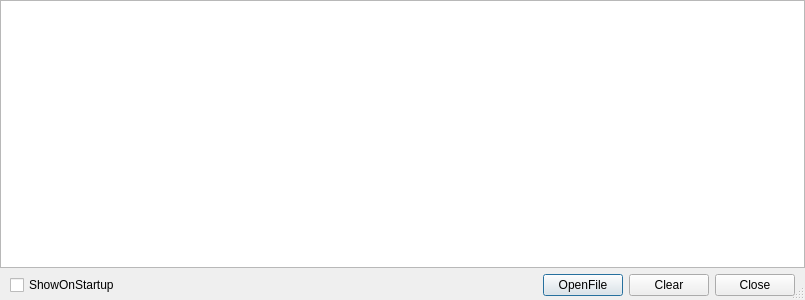
<?xml version="1.0" encoding="UTF-8"?>
<ui version="4.0">
 <class>OBSLogViewer</class>
 <widget class="QDialog" name="OBSLogViewer">
  <property name="geometry">
   <rect>
    <x>0</x>
    <y>0</y>
    <width>805</width>
    <height>300</height>
   </rect>
  </property>
  <property name="windowTitle">
   <string>LogViewer</string>
  </property>
  <property name="sizeGripEnabled">
   <bool>true</bool>
  </property>
  <layout class="QVBoxLayout" name="verticalLayout">
   <property name="leftMargin">
    <number>0</number>
   </property>
   <property name="topMargin">
    <number>0</number>
   </property>
   <property name="rightMargin">
    <number>0</number>
   </property>
   <property name="bottomMargin">
    <number>4</number>
   </property>
   <item>
    <widget class="OBSPlainTextEdit" name="textArea">
     <property name="readOnly">
      <bool>true</bool>
     </property>
    </widget>
   </item>
   <item>
    <layout class="QHBoxLayout" name="buttonLayout">
     <property name="leftMargin">
      <number>10</number>
     </property>
     <property name="topMargin">
      <number>0</number>
     </property>
     <property name="rightMargin">
      <number>10</number>
     </property>
     <property name="bottomMargin">
      <number>0</number>
     </property>
     <item>
      <widget class="QCheckBox" name="showStartup">
       <property name="text">
        <string>ShowOnStartup</string>
       </property>
      </widget>
     </item>
     <item>
      <spacer name="horizontalSpacer">
       <property name="orientation">
        <enum>Qt::Orientation::Horizontal</enum>
       </property>
       <property name="sizeHint" stdset="0">
        <size>
         <width>40</width>
         <height>20</height>
        </size>
       </property>
      </spacer>
     </item>
     <item>
      <widget class="QPushButton" name="openButton">
       <property name="text">
        <string>OpenFile</string>
       </property>
      </widget>
     </item>
     <item>
      <widget class="QPushButton" name="clearButton">
       <property name="text">
        <string>Clear</string>
       </property>
      </widget>
     </item>
     <item>
      <widget class="QPushButton" name="closeButton">
       <property name="text">
        <string>Close</string>
       </property>
      </widget>
     </item>
    </layout>
   </item>
  </layout>
 </widget>
 <customwidgets>
  <customwidget>
   <class>OBSPlainTextEdit</class>
   <extends>QPlainTextEdit</extends>
   <header>plain-text-edit.hpp</header>
  </customwidget>
 </customwidgets>
 <resources>
  <include location="qcis.qrc"/>
 </resources>
 <connections>
  <connection>
   <sender>closeButton</sender>
   <signal>clicked()</signal>
   <receiver>OBSLogViewer</receiver>
   <slot>close()</slot>
   <hints>
    <hint type="sourcelabel">
     <x>20</x>
     <y>20</y>
    </hint>
    <hint type="destinationlabel">
     <x>20</x>
     <y>20</y>
    </hint>
   </hints>
  </connection>
  <connection>
   <sender>clearButton</sender>
   <signal>clicked()</signal>
   <receiver>textArea</receiver>
   <slot>clear()</slot>
   <hints>
    <hint type="sourcelabel">
     <x>20</x>
     <y>20</y>
    </hint>
    <hint type="destinationlabel">
     <x>20</x>
     <y>20</y>
    </hint>
   </hints>
  </connection>
 </connections>
</ui>
